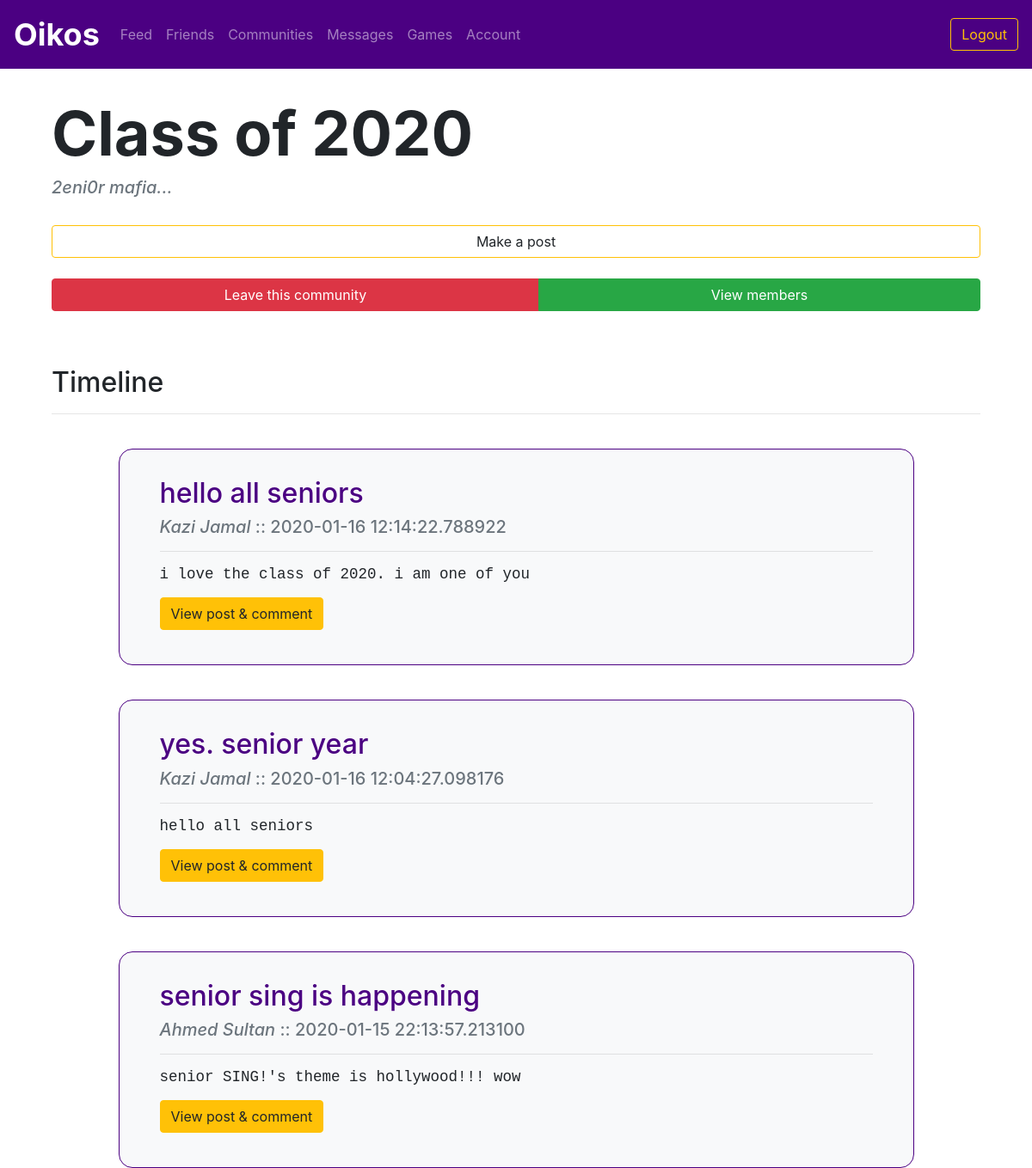
The app's page /community/1 (signed in), older data.
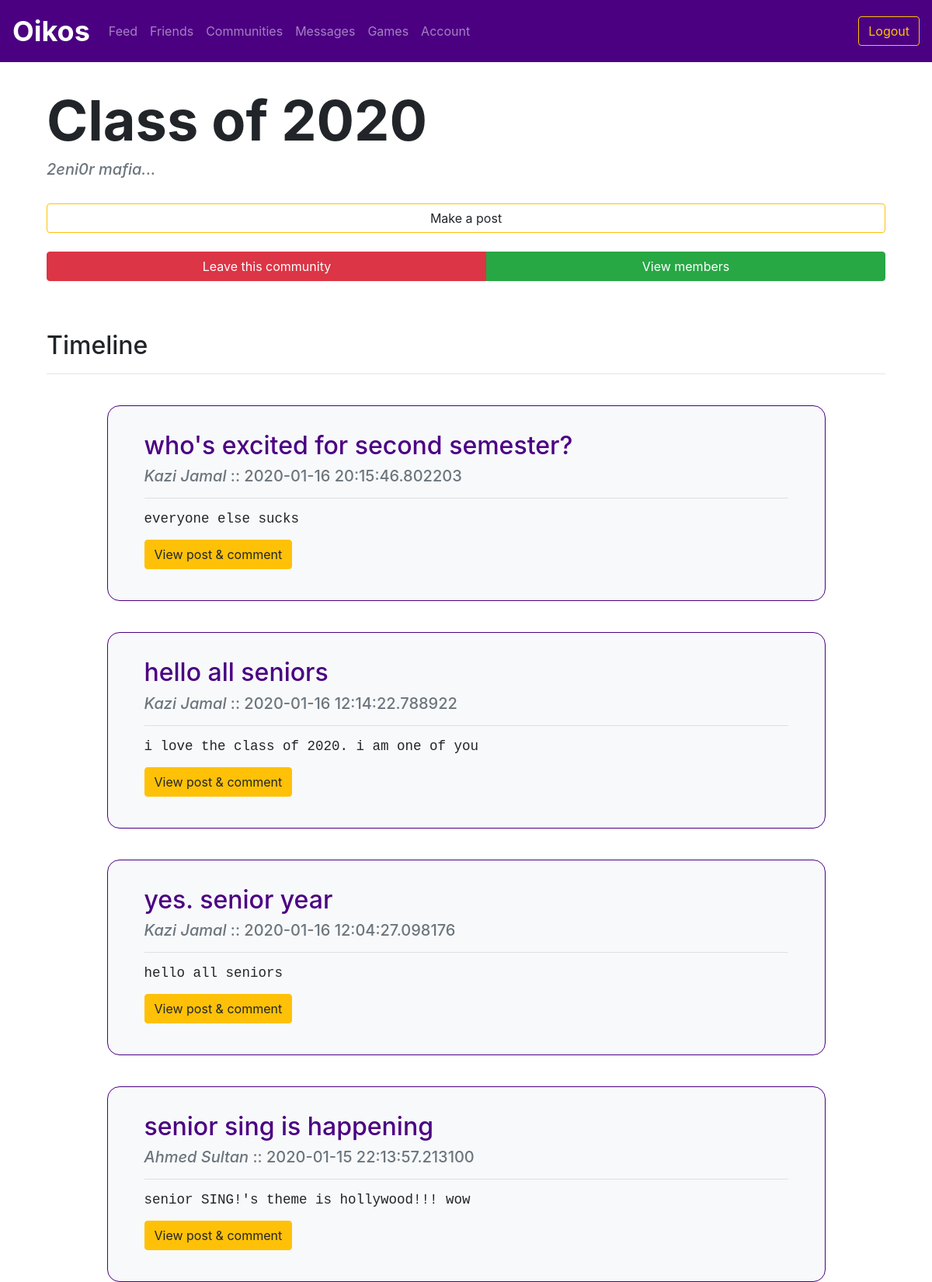
The same page, newer data.
### utl/models.py (models this page shows)
class Post(db.Model):
    postID = db.Column(db.Integer, primary_key=True)
    communityID = db.Column(db.Integer, nullable=True)
    userID = db.Column(db.Integer, nullable=False)
    title = db.Column(db.Text, nullable=False)
    content = db.Column(db.Text, nullable=False)
    timestamp = db.Column(db.DateTime, nullable=False, default=datetime.utcnow)

class User(db.Model):
    userID = db.Column(db.Integer, primary_key=True)
    email = db.Column(db.Text, unique=True, nullable=False)
    password = db.Column(db.Text, nullable=False)
    firstName = db.Column(db.Text, nullable=False)
    lastName = db.Column(db.Text, nullable=False)
    displayName = db.Column(db.Text, nullable=False)
    grade = db.Column(db.Text, nullable=False)

### app.py (the view)
@app.route("/community/<communityID>")
@login_required
def community(communityID):
    community = communitiesfunctions.getCommunity(communityID)
    incommunity = communitiesfunctions.inCommunity(session['userID'], communityID)
    post_data = postsfunctions.getCommunityPosts(communityID)
    posts = {}
    for post in post_data:
        posts[post] = postsfunctions.getCreator(post.postID)
    return render_template("community.html", community=community, incommunity=incommunity, posts=posts)

### app.py (called while the page is built)
def login_required(f):
    @wraps(f)
    def decorated_function(*args, **kwargs):
        if "userID" not in session:
            return redirect(url_for('login'))
        return f(*args, **kwargs)
    return decorated_function

### utl/communities.py (called while the page is built)
def getCommunity(communityID):
    community = Community.query.filter_by(communityID=communityID).first()
    return community

def inCommunity(userID, communityID):
    member = Member.query.filter_by(userID=userID, communityID=communityID).first()
    if member == None:
        return False
    return True

### utl/posts.py (called while the page is built)
def getCommunityPosts(communityID):
    posts = Post.query.filter_by(communityID=communityID).order_by(Post.timestamp.desc())
    return posts

def getCreator(postID):
    post = Post.query.filter_by(postID=postID).first()
    userID = post.userID
    user = User.query.filter_by(userID=userID).first()
    return user

### templates/community.html (shortened to what this page needs)
{% extends "logbase.html" %}
{% block body %}
<div class="content mb-4" style="padding-left: 5vw; padding-top: 5vh; padding-right: 5vw;">
    <h1 class="display-3" style="font-weight: 700;">{{ community.name }}</h1>
    <h5 class="display-5 text-secondary"><i>{{ community.description }}</i></h5>
{% if incommunity %}
    <br>
    <a data-toggle="modal" data-target="#newCommunityPostModal" class="btn btn-outline-warning btn-block">Make a post</a>
    <br>
    <div class="btn-group w-100" role="group" aria-label="button group">
        <a href="/leavecommunity/{{ community.communityID }}" class="btn btn-danger">Leave this community</a>
        <a href="/community/{{ community.communityID }}/members" class="btn btn-success">View members</a>
    </div>
</div>
<div style="padding-left: 5vw; padding-top: 5vh; padding-right: 5vw;">
    <h2>Timeline</h2>
    <hr>
    {% for post in posts %}
    <div class="row" style="margin-top: 5vh;">
        <div class="container col-md-10 bg-light w-100 border border-primary" style="padding: 2em; border-radius: 1em;">
            <div class="col">
                <h2>{{ post.title }}</h2>
                <h5 class="text-secondary"><i>{{ posts[post].displayName }}</i> :: {{ post.timestamp }}<h5>
                        <hr>
                        <pre>{{ post.content }}</pre>
                        <a href="/post/{{ post.postID }}" class="btn btn-warning">View post & comment</a>
            </div>
        </div>
    </div>
    {% endfor %}
</div>
{% else %}
<div class="container">
    <a href="/joincommunity/{{ community.communityID }}" class="btn btn-success w-100">Join this community</a>
</div>
{% endif %}
{% endblock %}

Row changes from the older to the newer data that the page shows:
added Post: title "who's excited for second semester?", {{ posts[post].displayName }} "Kazi Jamal", timestamp "2020-01-16 20:15:46.802203", content "everyone else sucks"
